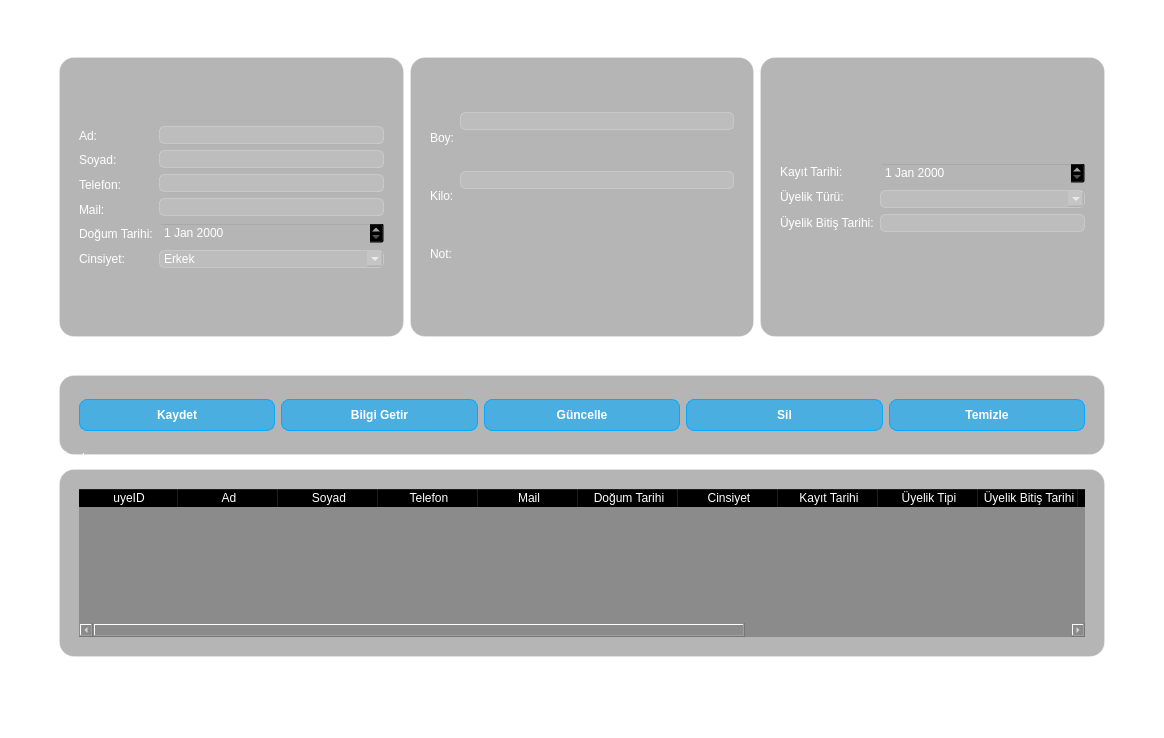
<?xml version="1.0" encoding="UTF-8"?>
<ui version="4.0">
 <class>MainWindow</class>
 <widget class="QMainWindow" name="MainWindow">
  <property name="geometry">
   <rect>
    <x>0</x>
    <y>0</y>
    <width>1164</width>
    <height>738</height>
   </rect>
  </property>
  <property name="windowTitle">
   <string>Üyeler</string>
  </property>
  <property name="styleSheet">
   <string notr="true">/* GENEL PENCERE */
QWidget {
    background: transparent; /* Her şeyin arkasını boşaltır */
    color: white;
}

/* GRUP KUTULARI (Cam Efekti) */
QGroupBox {
    background-color: rgba(20, 20, 20, 80); /* Şeffaflığı artırdık (80/255) */
    border: 1px solid rgba(255, 255, 255, 40); /* İnce beyaz cam sınırı */
    border-radius: 15px;
    margin-top: 20px;
    padding: 10px;
}

/* BUTONLAR (Neon ve Şeffaf) */
QPushButton {
    background-color: rgba(0, 170, 255, 150); /* Yarı şeffaf mavi */
    border: 1px solid #00AAFF;
    border-radius: 8px;
    color: white;
    font-weight: bold;
    min-height: 30px;
}

QPushButton:hover {
    background-color: rgba(0, 170, 255, 200); /* Üstüne gelince belirginleşir */
}

/* GİRİŞ ALANLARI */
QLineEdit, QComboBox, QSpinBox {
    background-color: rgba(255, 255, 255, 30);
    border: 1px solid rgba(255, 255, 255, 50);
    border-radius: 5px;
    color: white;
}

/* TABLO */
QTableWidget {
    background-color: rgba(0, 0, 0, 60);
    gridline-color: rgba(255, 255, 255, 20);
    border: none;
}</string>
  </property>
  <widget class="QWidget" name="centralwidget">
   <layout class="QGridLayout" name="gridLayout">
    <item row="3" column="2">
     <spacer name="verticalSpacer_2">
      <property name="orientation">
       <enum>Qt::Orientation::Vertical</enum>
      </property>
      <property name="sizeType">
       <enum>QSizePolicy::Policy::Fixed</enum>
      </property>
      <property name="sizeHint" stdset="0">
       <size>
        <width>20</width>
        <height>40</height>
       </size>
      </property>
     </spacer>
    </item>
    <item row="1" column="0">
     <spacer name="horizontalSpacer">
      <property name="orientation">
       <enum>Qt::Orientation::Horizontal</enum>
      </property>
      <property name="sizeType">
       <enum>QSizePolicy::Policy::Fixed</enum>
      </property>
      <property name="sizeHint" stdset="0">
       <size>
        <width>40</width>
        <height>20</height>
       </size>
      </property>
     </spacer>
    </item>
    <item row="0" column="1">
     <spacer name="verticalSpacer">
      <property name="orientation">
       <enum>Qt::Orientation::Vertical</enum>
      </property>
      <property name="sizeType">
       <enum>QSizePolicy::Policy::Fixed</enum>
      </property>
      <property name="sizeHint" stdset="0">
       <size>
        <width>20</width>
        <height>18</height>
       </size>
      </property>
     </spacer>
    </item>
    <item row="2" column="3">
     <spacer name="horizontalSpacer_2">
      <property name="orientation">
       <enum>Qt::Orientation::Horizontal</enum>
      </property>
      <property name="sizeType">
       <enum>QSizePolicy::Policy::Fixed</enum>
      </property>
      <property name="sizeHint" stdset="0">
       <size>
        <width>40</width>
        <height>20</height>
       </size>
      </property>
     </spacer>
    </item>
    <item row="1" column="1" rowspan="2" colspan="2">
     <widget class="QFrame" name="frame">
      <property name="frameShape">
       <enum>QFrame::Shape::StyledPanel</enum>
      </property>
      <property name="frameShadow">
       <enum>QFrame::Shadow::Raised</enum>
      </property>
      <layout class="QGridLayout" name="gridLayout_2">
       <item row="0" column="2">
        <widget class="QGroupBox" name="groupBox_2">
         <property name="minimumSize">
          <size>
           <width>0</width>
           <height>300</height>
          </size>
         </property>
         <property name="title">
          <string>Üyelik Bilgileri</string>
         </property>
         <layout class="QGridLayout" name="gridLayout_7">
          <item row="0" column="0">
           <layout class="QGridLayout" name="gridLayout_4">
            <item row="1" column="1">
             <widget class="QComboBox" name="cmb_uyelik"/>
            </item>
            <item row="2" column="1">
             <widget class="QLineEdit" name="txt_uyelikBitis"/>
            </item>
            <item row="0" column="1">
             <widget class="QDateEdit" name="date_kayit"/>
            </item>
            <item row="0" column="0" rowspan="3">
             <layout class="QVBoxLayout" name="verticalLayout_2">
              <item>
               <widget class="QLabel" name="label_13">
                <property name="text">
                 <string>Kayıt Tarihi:</string>
                </property>
               </widget>
              </item>
              <item>
               <widget class="QLabel" name="label_14">
                <property name="text">
                 <string>Üyelik Türü:</string>
                </property>
               </widget>
              </item>
              <item>
               <widget class="QLabel" name="label_15">
                <property name="text">
                 <string>Üyelik Bitiş Tarihi:</string>
                </property>
               </widget>
              </item>
             </layout>
            </item>
           </layout>
          </item>
         </layout>
        </widget>
       </item>
       <item row="1" column="0" colspan="3">
        <widget class="QGroupBox" name="groupBox_4">
         <property name="minimumSize">
          <size>
           <width>0</width>
           <height>100</height>
          </size>
         </property>
         <property name="maximumSize">
          <size>
           <width>16777215</width>
           <height>75</height>
          </size>
         </property>
         <property name="title">
          <string>İşlemler</string>
         </property>
         <layout class="QGridLayout" name="gridLayout_6">
          <item row="0" column="0">
           <layout class="QHBoxLayout" name="horizontalLayout">
            <item>
             <widget class="QPushButton" name="btn_kaydet">
              <property name="text">
               <string>Kaydet</string>
              </property>
             </widget>
            </item>
            <item>
             <widget class="QPushButton" name="btn_bilgiGetir">
              <property name="text">
               <string>Bilgi Getir</string>
              </property>
             </widget>
            </item>
            <item>
             <widget class="QPushButton" name="btn_Guncelle">
              <property name="text">
               <string>Güncelle</string>
              </property>
             </widget>
            </item>
            <item>
             <widget class="QPushButton" name="btn_Sil">
              <property name="text">
               <string>Sil</string>
              </property>
             </widget>
            </item>
            <item>
             <widget class="QPushButton" name="btn_Temizle">
              <property name="text">
               <string>Temizle</string>
              </property>
             </widget>
            </item>
           </layout>
          </item>
         </layout>
        </widget>
       </item>
       <item row="2" column="0" colspan="3">
        <widget class="QGroupBox" name="groupBox_5">
         <property name="minimumSize">
          <size>
           <width>0</width>
           <height>150</height>
          </size>
         </property>
         <property name="title">
          <string>Üyeler</string>
         </property>
         <layout class="QVBoxLayout" name="verticalLayout_4">
          <item>
           <widget class="QTableWidget" name="tbl_uyeler">
            <property name="sizePolicy">
             <sizepolicy hsizetype="Preferred" vsizetype="Fixed">
              <horstretch>0</horstretch>
              <verstretch>1</verstretch>
             </sizepolicy>
            </property>
            <property name="minimumSize">
             <size>
              <width>0</width>
              <height>0</height>
             </size>
            </property>
            <column>
             <property name="text">
              <string>uyeID</string>
             </property>
            </column>
            <column>
             <property name="text">
              <string>Ad</string>
             </property>
            </column>
            <column>
             <property name="text">
              <string>Soyad</string>
             </property>
            </column>
            <column>
             <property name="text">
              <string>Telefon</string>
             </property>
            </column>
            <column>
             <property name="text">
              <string>Mail</string>
             </property>
            </column>
            <column>
             <property name="text">
              <string>Doğum Tarihi</string>
             </property>
            </column>
            <column>
             <property name="text">
              <string>Cinsiyet</string>
             </property>
            </column>
            <column>
             <property name="text">
              <string>Kayıt Tarihi</string>
             </property>
            </column>
            <column>
             <property name="text">
              <string>Üyelik Tipi</string>
             </property>
            </column>
            <column>
             <property name="text">
              <string>Üyelik Bitiş Tarihi</string>
             </property>
            </column>
            <column>
             <property name="text">
              <string>Boy</string>
             </property>
            </column>
            <column>
             <property name="text">
              <string>Kilo</string>
             </property>
            </column>
            <column>
             <property name="text">
              <string>Sağlık Notu</string>
             </property>
            </column>
            <column>
             <property name="text">
              <string>Durum</string>
             </property>
            </column>
            <column>
             <property name="text">
              <string>Toplam Borç</string>
             </property>
            </column>
           </widget>
          </item>
         </layout>
        </widget>
       </item>
       <item row="0" column="1">
        <widget class="QGroupBox" name="groupBox_3">
         <property name="minimumSize">
          <size>
           <width>0</width>
           <height>300</height>
          </size>
         </property>
         <property name="title">
          <string>Sağlık Bilgileri</string>
         </property>
         <layout class="QGridLayout" name="gridLayout_8">
          <item row="0" column="0" rowspan="3" colspan="2">
           <layout class="QVBoxLayout" name="verticalLayout_3">
            <item>
             <widget class="QLabel" name="label_16">
              <property name="text">
               <string>Boy:</string>
              </property>
             </widget>
            </item>
            <item>
             <widget class="QLabel" name="label_17">
              <property name="text">
               <string>Kilo:</string>
              </property>
             </widget>
            </item>
            <item>
             <widget class="QLabel" name="label_18">
              <property name="text">
               <string>Not:</string>
              </property>
             </widget>
            </item>
           </layout>
          </item>
          <item row="0" column="2">
           <widget class="QLineEdit" name="txt_boy"/>
          </item>
          <item row="1" column="2">
           <widget class="QLineEdit" name="txt_kilo"/>
          </item>
          <item row="2" column="2">
           <widget class="QPlainTextEdit" name="plain_not">
            <property name="maximumSize">
             <size>
              <width>250</width>
              <height>50</height>
             </size>
            </property>
           </widget>
          </item>
         </layout>
        </widget>
       </item>
       <item row="0" column="0">
        <widget class="QGroupBox" name="groupBox">
         <property name="minimumSize">
          <size>
           <width>0</width>
           <height>300</height>
          </size>
         </property>
         <property name="title">
          <string>Kişisel Bilgiler</string>
         </property>
         <layout class="QGridLayout" name="gridLayout_9">
          <item row="0" column="0">
           <layout class="QGridLayout" name="gridLayout_3">
            <item row="0" column="0" rowspan="6">
             <layout class="QVBoxLayout" name="verticalLayout">
              <item>
               <widget class="QLabel" name="label">
                <property name="text">
                 <string>Ad:</string>
                </property>
               </widget>
              </item>
              <item>
               <widget class="QLabel" name="label_2">
                <property name="text">
                 <string>Soyad:</string>
                </property>
               </widget>
              </item>
              <item>
               <widget class="QLabel" name="label_3">
                <property name="text">
                 <string>Telefon:</string>
                </property>
               </widget>
              </item>
              <item>
               <widget class="QLabel" name="label_4">
                <property name="text">
                 <string>Mail:</string>
                </property>
               </widget>
              </item>
              <item>
               <widget class="QLabel" name="label_5">
                <property name="text">
                 <string>Doğum Tarihi:</string>
                </property>
               </widget>
              </item>
              <item>
               <widget class="QLabel" name="label_6">
                <property name="text">
                 <string>Cinsiyet:</string>
                </property>
               </widget>
              </item>
             </layout>
            </item>
            <item row="0" column="1">
             <widget class="QLineEdit" name="txt_Ad"/>
            </item>
            <item row="1" column="1">
             <widget class="QLineEdit" name="txt_Soyad"/>
            </item>
            <item row="2" column="1">
             <widget class="QLineEdit" name="txt_Tel"/>
            </item>
            <item row="3" column="1">
             <widget class="QLineEdit" name="txt_Mail"/>
            </item>
            <item row="4" column="1">
             <widget class="QDateEdit" name="date_dogum"/>
            </item>
            <item row="5" column="1">
             <widget class="QComboBox" name="cmb_cinsiyet">
              <item>
               <property name="text">
                <string>Erkek</string>
               </property>
              </item>
              <item>
               <property name="text">
                <string>Kadın</string>
               </property>
              </item>
             </widget>
            </item>
           </layout>
          </item>
         </layout>
        </widget>
       </item>
      </layout>
     </widget>
    </item>
   </layout>
  </widget>
  <widget class="QMenuBar" name="menubar">
   <property name="geometry">
    <rect>
     <x>0</x>
     <y>0</y>
     <width>1164</width>
     <height>25</height>
    </rect>
   </property>
  </widget>
  <widget class="QStatusBar" name="statusbar"/>
 </widget>
 <resources/>
 <connections/>
</ui>
